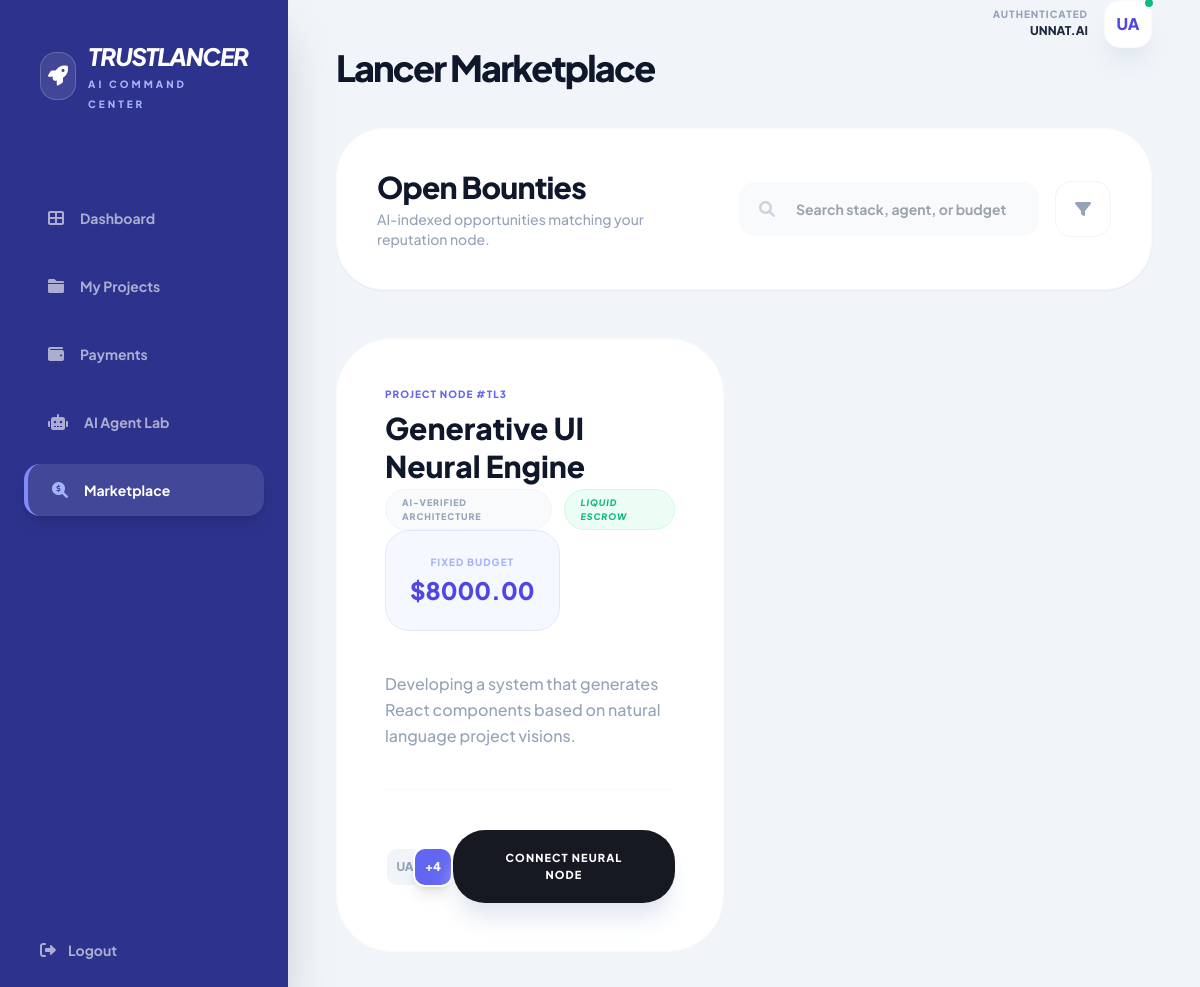
The page /marketplace (signed in) on the database its author committed.
### core_api/models.py (models this page shows)
class Project(models.Model):
    client = models.ForeignKey(User, on_delete=models.CASCADE, related_name='projects')
    title = models.CharField(max_length=255)
    description = models.TextField()
    budget = models.DecimalField(max_digits=10, decimal_places=2)
    deadline = models.DateTimeField()
    status = models.CharField(max_length=50, default='Open')

### backend/views.py (the view)
# urls.py: path('marketplace', marketplace_view, name='marketplace'),
def marketplace_view(request):
    user_type = getattr(request.user, 'role', 'Freelancer')
    projects = Project.objects.filter(status='Open').order_by('-id')
    return render(request, 'marketplace.html', {'projects': projects, 'user_type': user_type})

### frontend/templates/marketplace.html (shortened to what this page needs)
{% extends "base.html" %}
{% block title %}Lancer Marketplace{% endblock %}
{% block content %}
<div class="space-y-12">
    <div class="flex flex-col md:flex-row md:items-center justify-between gap-8 bg-white p-10 rounded-[3rem] border border-slate-50 shadow-sm">
        <div>
            <h2 class="text-3xl font-black text-slate-900 tracking-tight">Open Bounties</h2>
            <p class="text-slate-400 font-medium text-sm mt-1">AI-indexed opportunities matching your reputation node.</p>
        </div>
        <div class="flex items-center space-x-4">
            <div class="relative group">
                <i class="fas fa-search absolute left-5 top-1/2 -translate-y-1/2 text-slate-300 group-focus-within:text-indigo-500 transition-colors"></i>
                <input type="text" placeholder="Search stack, agent, or budget..." class="pl-14 pr-8 py-4 bg-slate-50 rounded-2xl border border-transparent focus:border-indigo-500 focus:bg-white outline-none text-sm font-bold text-slate-700 transition-all min-w-[300px]">
            </div>
            <button class="w-14 h-14 bg-white border border-slate-100 rounded-2xl flex items-center justify-center text-slate-400 hover:text-indigo-600 hover:shadow-lg transition-all">
                <i class="fas fa-filter"></i>
            </button>
        </div>
    </div>
    <div class="grid grid-cols-1 lg:grid-cols-2 gap-10">
        {% if projects %}
            {% for project in projects %}
            <div class="bg-white rounded-[3.5rem] p-12 border border-slate-50 hover:border-indigo-200 hover:shadow-2xl hover:shadow-indigo-500/5 transition-all group">
                <div class="flex flex-wrap justify-between items-start mb-10">
                    <div class="space-y-1">
                        <span class="text-[10px] font-black text-indigo-500 uppercase tracking-widest block mb-2">PROJECT NODE #TL{{ project.id }}</span>
                        <h4 class="text-3xl font-black text-slate-900 leading-tight group-hover:text-indigo-600 transition-colors">{{ project.title }}</h4>
                        <div class="flex items-center space-x-3 mt-4">
                            <span class="px-4 py-1.5 bg-slate-50 rounded-full text-[9px] font-black text-slate-400 uppercase tracking-widest border border-slate-100">AI-Verified Architecture</span>
                            <span class="px-4 py-1.5 bg-emerald-50 rounded-full text-[9px] font-black text-emerald-500 uppercase tracking-widest border border-emerald-100 italic">Liquid Escrow</span>
                        </div>
                    </div>
                    <div class="bg-indigo-50/50 p-6 rounded-3xl border border-indigo-100 text-center min-w-[140px]">
                        <span class="text-[10px] font-black text-indigo-300 uppercase tracking-widest mb-1 block">Fixed Budget</span>
                        <p class="text-2xl font-black text-indigo-600">${{ project.budget }}</p>
                    </div>
                </div>
                <p class="text-slate-400 font-medium leading-relaxed mb-10 text-base">
                    {{ project.description|truncatewords:40 }}
                </p>
                <div class="flex items-center justify-between pt-10 border-t border-slate-50">
                    <div class="flex -space-x-3">
                        <div class="w-10 h-10 rounded-xl bg-slate-100 border-2 border-white flex items-center justify-center text-xs font-black text-slate-400">UA</div>
                        <div class="w-10 h-10 rounded-xl bg-indigo-500 border-2 border-white flex items-center justify-center text-xs font-black text-white self-center shadow-lg">+4</div>
                    </div>
                    <button onclick="applyForProject({{ project.id }})" class="bg-[#161922] text-white px-10 py-5 rounded-[2rem] font-black uppercase tracking-widest text-[11px] hover:bg-indigo-600 hover:scale-105 active:scale-95 transition-all shadow-xl shadow-slate-200">
                        Connect Neural Node
                    </button>
                </div>
            </div>
            {% endfor %}
        {% endif %}
    </div>
</div>
{% endblock %}

### frontend/templates/base.html (style rules this page uses)
body { font-family: 'Plus Jakarta Sans', sans-serif; background-color: #f8fafc; }

### rows shown on the page
Project: id "3", title "Generative UI Neural Engine", budget "8000.00", description "Developing a system that generates React components based on natural language project visions."
